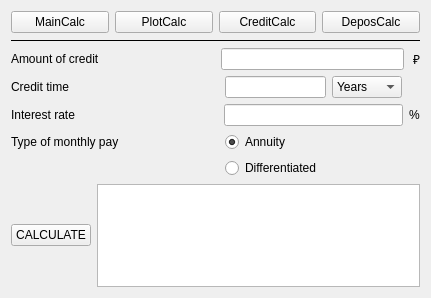
<?xml version="1.0" encoding="UTF-8"?>
<ui version="4.0">
 <class>CreditCalcWindow</class>
 <widget class="QWidget" name="CreditCalcWindow">
  <property name="geometry">
   <rect>
    <x>0</x>
    <y>0</y>
    <width>431</width>
    <height>298</height>
   </rect>
  </property>
  <property name="windowTitle">
   <string>SmartCalcV2.0 - CreditCalc</string>
  </property>
  <layout class="QVBoxLayout" name="verticalLayout">
   <item>
    <layout class="QHBoxLayout" name="horizontalLayout">
     <item>
      <widget class="QPushButton" name="mainCalcButton">
       <property name="text">
        <string>MainCalc</string>
       </property>
      </widget>
     </item>
     <item>
      <widget class="QPushButton" name="plotCalcButton">
       <property name="text">
        <string>PlotCalc</string>
       </property>
      </widget>
     </item>
     <item>
      <widget class="QPushButton" name="creditCalcButton">
       <property name="text">
        <string>CreditCalc</string>
       </property>
      </widget>
     </item>
     <item>
      <widget class="QPushButton" name="deposCalcButton">
       <property name="text">
        <string>DeposCalc</string>
       </property>
      </widget>
     </item>
    </layout>
   </item>
   <item>
    <widget class="Line" name="line">
     <property name="frameShadow">
      <enum>QFrame::Plain</enum>
     </property>
     <property name="orientation">
      <enum>Qt::Horizontal</enum>
     </property>
    </widget>
   </item>
   <item>
    <layout class="QHBoxLayout" name="horizontalLayout_2">
     <item>
      <widget class="QLabel" name="label">
       <property name="text">
        <string>Amount of credit</string>
       </property>
      </widget>
     </item>
     <item>
      <spacer name="horizontalSpacer">
       <property name="orientation">
        <enum>Qt::Horizontal</enum>
       </property>
       <property name="sizeType">
        <enum>QSizePolicy::Fixed</enum>
       </property>
       <property name="sizeHint" stdset="0">
        <size>
         <width>115</width>
         <height>20</height>
        </size>
       </property>
      </spacer>
     </item>
     <item>
      <widget class="QLineEdit" name="lineEditAmount">
       <property name="sizePolicy">
        <sizepolicy hsizetype="Expanding" vsizetype="Fixed">
         <horstretch>0</horstretch>
         <verstretch>0</verstretch>
        </sizepolicy>
       </property>
       <property name="layoutDirection">
        <enum>Qt::LeftToRight</enum>
       </property>
       <property name="alignment">
        <set>Qt::AlignRight|Qt::AlignTrailing|Qt::AlignVCenter</set>
       </property>
      </widget>
     </item>
     <item>
      <spacer name="horizontalSpacer_6">
       <property name="orientation">
        <enum>Qt::Horizontal</enum>
       </property>
       <property name="sizeType">
        <enum>QSizePolicy::Fixed</enum>
       </property>
       <property name="sizeHint" stdset="0">
        <size>
         <width>3</width>
         <height>20</height>
        </size>
       </property>
      </spacer>
     </item>
     <item>
      <widget class="QLabel" name="label_5">
       <property name="enabled">
        <bool>true</bool>
       </property>
       <property name="text">
        <string>₽</string>
       </property>
      </widget>
     </item>
    </layout>
   </item>
   <item>
    <layout class="QHBoxLayout" name="horizontalLayout_3">
     <item>
      <widget class="QLabel" name="label_2">
       <property name="text">
        <string>Credit time</string>
       </property>
      </widget>
     </item>
     <item>
      <spacer name="horizontalSpacer_2">
       <property name="orientation">
        <enum>Qt::Horizontal</enum>
       </property>
       <property name="sizeType">
        <enum>QSizePolicy::Fixed</enum>
       </property>
       <property name="sizeHint" stdset="0">
        <size>
         <width>150</width>
         <height>20</height>
        </size>
       </property>
      </spacer>
     </item>
     <item>
      <widget class="QLineEdit" name="lineEditTime">
       <property name="layoutDirection">
        <enum>Qt::LeftToRight</enum>
       </property>
       <property name="alignment">
        <set>Qt::AlignRight|Qt::AlignTrailing|Qt::AlignVCenter</set>
       </property>
      </widget>
     </item>
     <item>
      <widget class="QComboBox" name="comboBox">
       <property name="sizePolicy">
        <sizepolicy hsizetype="Fixed" vsizetype="Fixed">
         <horstretch>40</horstretch>
         <verstretch>0</verstretch>
        </sizepolicy>
       </property>
       <item>
        <property name="text">
         <string>Years</string>
        </property>
       </item>
       <item>
        <property name="text">
         <string>Months</string>
        </property>
       </item>
      </widget>
     </item>
     <item>
      <spacer name="horizontalSpacer_5">
       <property name="orientation">
        <enum>Qt::Horizontal</enum>
       </property>
       <property name="sizeType">
        <enum>QSizePolicy::Fixed</enum>
       </property>
       <property name="sizeHint" stdset="0">
        <size>
         <width>18</width>
         <height>20</height>
        </size>
       </property>
      </spacer>
     </item>
    </layout>
   </item>
   <item>
    <layout class="QHBoxLayout" name="horizontalLayout_4">
     <item>
      <widget class="QLabel" name="label_3">
       <property name="text">
        <string>Interest rate</string>
       </property>
      </widget>
     </item>
     <item>
      <spacer name="horizontalSpacer_3">
       <property name="orientation">
        <enum>Qt::Horizontal</enum>
       </property>
       <property name="sizeType">
        <enum>QSizePolicy::Fixed</enum>
       </property>
       <property name="sizeHint" stdset="0">
        <size>
         <width>143</width>
         <height>20</height>
        </size>
       </property>
      </spacer>
     </item>
     <item>
      <widget class="QLineEdit" name="lineEditRate">
       <property name="layoutDirection">
        <enum>Qt::LeftToRight</enum>
       </property>
       <property name="alignment">
        <set>Qt::AlignRight|Qt::AlignTrailing|Qt::AlignVCenter</set>
       </property>
      </widget>
     </item>
     <item>
      <widget class="QLabel" name="label_6">
       <property name="text">
        <string>%</string>
       </property>
      </widget>
     </item>
    </layout>
   </item>
   <item>
    <layout class="QGridLayout" name="gridLayout">
     <item row="0" column="0">
      <widget class="QLabel" name="label_4">
       <property name="text">
        <string>Type of monthly pay</string>
       </property>
      </widget>
     </item>
     <item row="0" column="2">
      <widget class="QRadioButton" name="radioButtonAnnuity">
       <property name="enabled">
        <bool>true</bool>
       </property>
       <property name="sizePolicy">
        <sizepolicy hsizetype="Fixed" vsizetype="Fixed">
         <horstretch>0</horstretch>
         <verstretch>0</verstretch>
        </sizepolicy>
       </property>
       <property name="text">
        <string>Annuity</string>
       </property>
       <property name="checked">
        <bool>true</bool>
       </property>
      </widget>
     </item>
     <item row="0" column="1">
      <spacer name="horizontalSpacer_4">
       <property name="orientation">
        <enum>Qt::Horizontal</enum>
       </property>
       <property name="sizeType">
        <enum>QSizePolicy::Fixed</enum>
       </property>
       <property name="sizeHint" stdset="0">
        <size>
         <width>100</width>
         <height>20</height>
        </size>
       </property>
      </spacer>
     </item>
     <item row="1" column="2">
      <widget class="QRadioButton" name="radioButton_2">
       <property name="sizePolicy">
        <sizepolicy hsizetype="Fixed" vsizetype="Fixed">
         <horstretch>0</horstretch>
         <verstretch>0</verstretch>
        </sizepolicy>
       </property>
       <property name="text">
        <string>Differentiated</string>
       </property>
      </widget>
     </item>
     <item row="0" column="3">
      <spacer name="horizontalSpacer_7">
       <property name="orientation">
        <enum>Qt::Horizontal</enum>
       </property>
       <property name="sizeHint" stdset="0">
        <size>
         <width>40</width>
         <height>20</height>
        </size>
       </property>
      </spacer>
     </item>
    </layout>
   </item>
   <!-- <item>
    <layout class="QGridLayout" name="gridLayout_2">
     <item row="0" column="0">
      <widget class="QLabel" name="label_7">
       <property name="text">
        <string>TextLabel</string>
       </property>
      </widget>
     </item>
    </layout>
   </item> -->
   <item>
    <layout class="QHBoxLayout" name="horizontalLayout_5">
     <item>
      <widget class="QPushButton" name="pushButton">
       <property name="text">
        <string>CALCULATE</string>
       </property>
      </widget>
     </item>
     <item>
      <widget class="QListWidget" name="ListWidget"/>
     </item>
    </layout>
   </item>
  </layout>
 </widget>
 <resources/>
 <connections/>
</ui>
